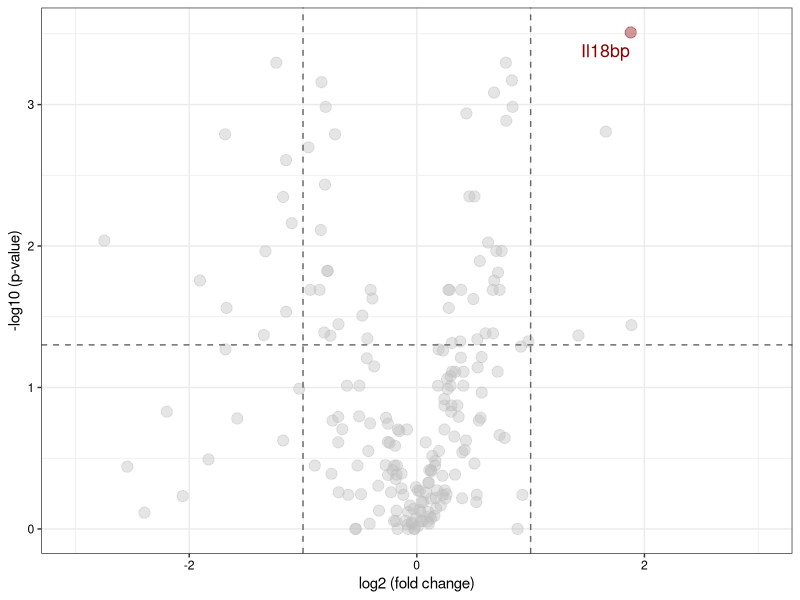

Source code (R):
library(openxlsx)
library(ggrepel)
library(cowplot)

data <- read.xlsx('../Mouse/03.MS/Protein_annotation_combine.xlsx', sep='\t')
colnames(data) <- gsub('\t',' ', colnames(data))
data_cytokines_anno <- data[unique(c(grep('cytokine', data$"KEGG pathway"), grep('cytokine', data$"Biological Process"), grep('cytokine', data$"Molecular Function"))), ]

## Group
Tumor = colnames(data_cytokines_anno)[grep('^A_Apc', colnames(data_cytokines_anno))]
WT = colnames(data_cytokines_anno)[grep('^A_Ctrl', colnames(data_cytokines_anno))]

## Remove features where more than half of the values are missing. 
result_all <- data_cytokines_anno[, c('Gene name', Tumor, WT)]
rownames(result_all) <- 1:nrow(result_all)
rm_rows = which(rowSums(is.na(result_all[, c(Tumor, WT)])) / ncol(result_all[, c(Tumor, WT)])>0.5)
result_all <- result_all[setdiff(rownames(result_all), rm_rows), ]

## Differentially expressed proteins, remove NA values
fc <- c(); pvalue <- c()
for(row in 1:nrow(result_all)){
	t <- (result_all[row,Tumor]) ; t=t[!is.na(t)]; t=as.numeric(t)
	w <- (result_all[row,WT]) ; w=w[!is.na(w)]; w=as.numeric(w)
	fc <- c(fc, mean(t)/mean(w))
	pvalue <- c(pvalue, wilcox.test(t,w)$'p.value')
}
result_all$foldchange <- fc
result_all$pvalue <- pvalue


pvalue_cutoff <- 0.05
log2fc_cutoff <- 1
result_all <- result_all[, c('Gene name', 'foldchange', 'pvalue')]; colnames(result_all) <- c('GeneName', 'foldchange', 'pvalue')
result_all$lgfc <- log2(result_all$foldchange)
result_all$regulation = ifelse(result_all$pvalue < pvalue_cutoff & abs(result_all$lgfc) >= log2fc_cutoff, ifelse(result_all$lgfc > log2fc_cutoff ,'Up','Down'), 'NoSig')
result_all$label = ifelse(result_all$pvalue < pvalue_cutoff & abs(result_all$lgfc) >= log2fc_cutoff, as.character(result_all$GeneName), ""); dim(result_all)
if(length(unique(result_all$regulation))==3){
	plot_color <- c("black", "grey", "red4")
} else if(unique(result_all$regulation)[2]=="Up"){
	plot_color <- c("grey", "red4")
} else if(unique(result_all$regulation)[2]=="Down"){
	plot_color <- c("grey", "blue4")
}
result_all$label2=''
result_all[result_all$GeneName=='Il18bp','label2'] = 'Il18bp'
plot_color <- c('grey', 'red4')
p <- ggplot(result_all, aes(x = lgfc, y = -log10(pvalue), colour=label2)) + geom_point(alpha=0.4, size=3.5) + scale_color_manual(values=plot_color) +
	geom_vline(xintercept = c(-log2fc_cutoff, log2fc_cutoff), lty=2, col="dimgrey", lwd=0.5) + geom_hline(yintercept = -log10(pvalue_cutoff), lty=2, col="dimgrey", lwd=0.5) +
    labs(x="log2 (fold change)", y="-log10 (p-value)") + theme_bw() + scale_x_continuous(limits = c(-3,3))+
	theme(plot.title = element_text(hjust = 0.5), legend.position="none", legend.title = element_blank(), axis.text = element_text(colour = 'black')) + 
	geom_text_repel(data = result_all, aes(x = lgfc, y = -log10(pvalue), label = label2), max.overlaps = 40, size = 4.5, box.padding = unit(0.5, "lines"), point.padding = unit(0.8, "lines"), segment.color = "black", show.legend = FALSE)

ggsave('Fig5/Fig5e.MS.pdf', p, width=3, height=2.4)